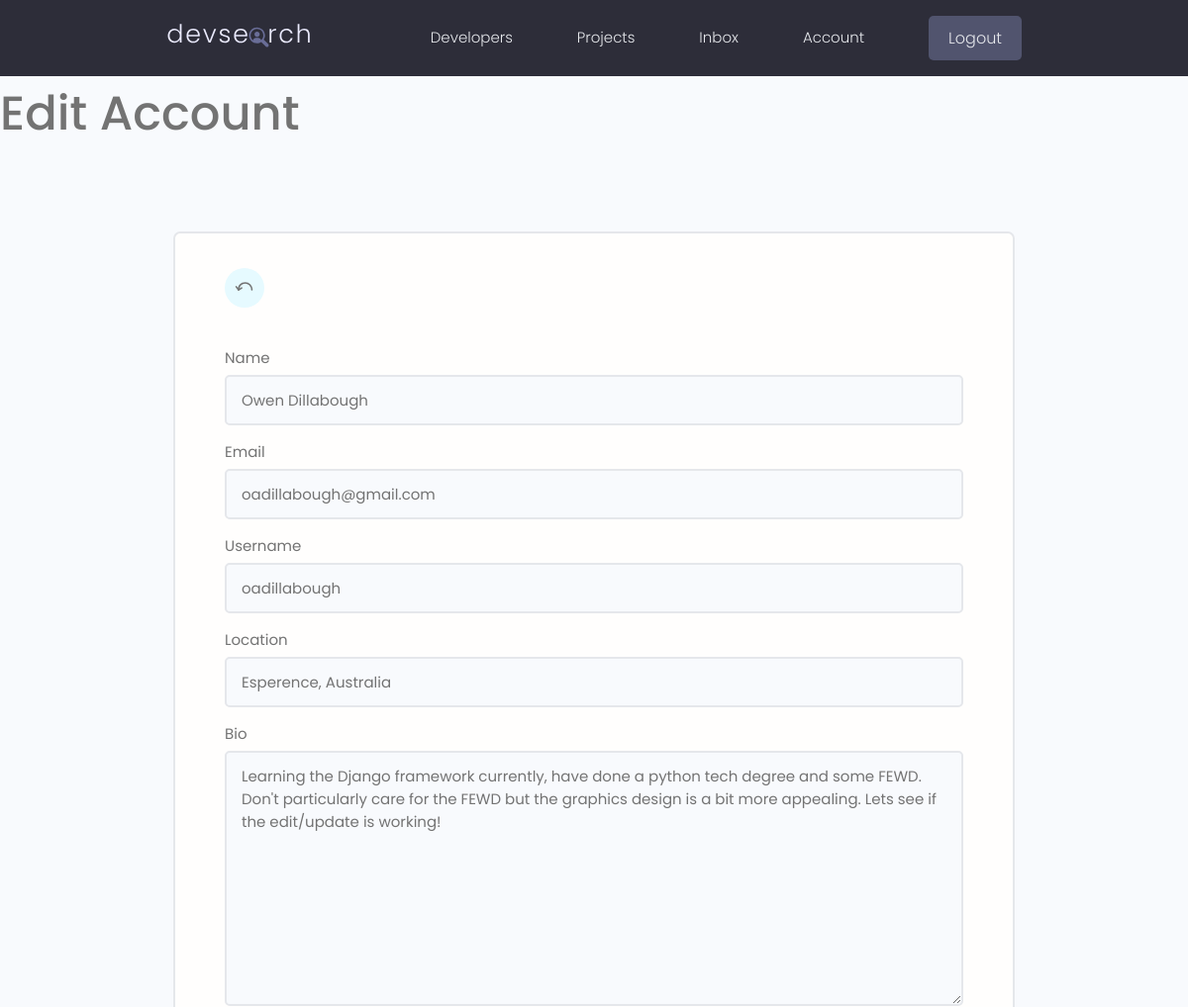
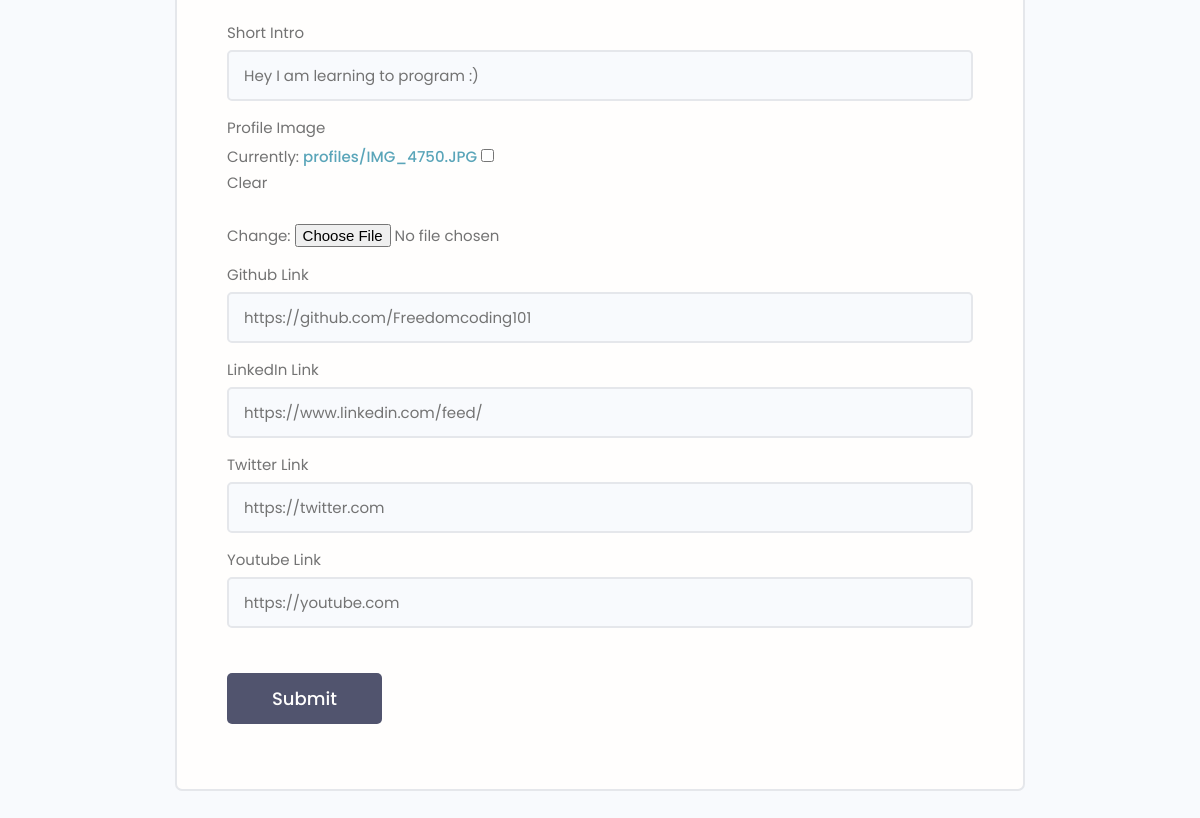
The page /edit_account/ (signed in) on the database its author committed (2 pictures, top to bottom).
### users/models.py (models this page shows, shortened)
class Profile(models.Model):
    user = models.OneToOneField(User, on_delete=models.CASCADE,
                                null=True, blank=True)
    name = models.CharField(max_length=200, blank=True, null=True)
    email = models.EmailField(max_length=500, blank=True, null=True)
    username = models.CharField(max_length=200, blank=True, null=True)
    location = models.CharField(max_length=200, blank=True, null=True)
    short_intro = models.CharField(max_length=500, blank=True, null=True)
    bio = models.TextField(blank=True, null=True)
    profile_image = models.ImageField(null=True, blank=True, upload_to='profiles/',
                                        default='profiles/user-default.png')
    social_github = models.CharField(max_length=200, blank=True, null=True)
    social_linkedin = models.CharField(max_length=200, blank=True, null=True)
    social_twitter = models.CharField(max_length=200, blank=True, null=True)
    social_youtube = models.CharField(max_length=200, blank=True, null=True)
    created = models.DateTimeField(auto_now_add=True)
    id = models.UUIDField(default=uuid.uuid4, unique=True,
                            primary_key=True, editable=False)

### users/views.py (the view)
# urls.py: path('edit_account/', views.editAccount, name='edit-account'),
@login_required(login_url='login')
def editAccount(request):
    profile = request.user.profile
    form = CustomProfileForm(instance = profile)
    if request.method == 'POST':
        form = CustomProfileForm(request.POST, request.FILES, instance = profile)
        if form.is_valid():
            form.save()
            return redirect('account')
    context={'form': form, 'profile': profile}
    return render(request, 'users/profile_form.html', context)

### users/forms.py
class CustomProfileForm(ModelForm):
    class Meta:
        model = Profile
        fields = ['name', 'email', 'username',
                'location', 'bio', 'short_intro', 'profile_image',
                'social_github', 'social_linkedin', 'social_twitter',
                'social_youtube']
        labels ={'name': 'Name', 'email': 'Email', 'username':'Username',
                'location': 'Location', 'bio': 'Bio', 'short_intro': 'Short Intro', 'profile_image': 'Profile Image',
                'social_github' :'Github Link', 'social_linkedin': 'LinkedIn Link', 'social_twitter' : 'Twitter Link', 'social_youtube': 'Youtube Link'}
    def __init__(self,*args, **kwargs):
        super(CustomProfileForm, self).__init__(*args, **kwargs)
        for name, field in self.fields.items():
            field.widget.attrs.update({'class': 'input'})

### users/templates/users/profile_form.html (shortened to what this page needs)
{% extends 'main.html' %}
{% block content %}
<h1> Edit Account</h1>
<body>
    <main class="formPage my-xl">
        <div class="content-box">
            <div class="formWrapper">
                <a class="backButton" href="{% url 'account' %}"><span class="icon-park-outline--back-one"></span></a>
                <br>
                <form method="POST" enctype="multipart/form-data" action ={% url 'edit-account' %}>
                    {% for field in form %}
                    <div class="form__field">
                        <label for="formInput#text">{{field.label}} </label>
                        {{field}}
                    </div>
                    {% endfor %}
                    <input class="btn btn--sub btn--lg  my-md" type="submit" value="Submit" />
            </div>
        </div>
    </main>
</body>
{% endblock %}

### static/styles/app.css (style rules this page uses)
:root { --color-sub: #2d2d39; }
.btn--sub { background-color: var(--color-sub-light); }
.content-box { width: 95%; max-width: 85rem; margin: 0 auto; }
.backButton { background: var(--color-main-light); color: var(--color-main); width: 4rem; height: 4rem; display: flex; align-items: center; justify-content: center; border-radius: 50%; }
.formPage .formWrapper { list-style: none; background: var(--color-white); padding: 3.5rem 5rem; border: 2px solid var(--color-light); border-radius: 0.7rem; }

### static/uikit/styles/modules/_variables.css (style rules this page uses)
:root { --color-main: #5aa5b9; --color-main-light: #e6faff; --color-sub: #3f4156; --color-sub-light: #51546e; --color-sub-lighter: #ededfd; --color-text: #737373; --color-gray: #8b8b8b; --color-light: #e5e7eb; --color-light-gray: #767676; --color-bg: #f8fafd; --color-white: #fffefd; --color-white-light: #f3f3f3; --color-success: #359e64; --color-success-bg: #def8e8; --color-error: #fc4b0b; --color-error-bg: #fff2ee; --font-base: 'Poppins', arial, helvetica, 'Segoe UI', roboto, ubuntu, sans-serif; --font-monospace: 'Fira Code', 'Courier New', courier, monospace; --font-regular: 300; --font-medium: 500; --font-bold: 700; --generic-shadow: 1px 1px 5px #00000010; --generic-transition: all 0.3s ease-in-out; }

### static/uikit/styles/modules/_base.css (style rules this page uses)
* { margin: 0; padding: 0; box-sizing: border-box; text-rendering: optimizeLegibility; color: inherit; font-size: inherit; }
html { font-size: 50%; }
@media only screen and (min-width: 480px) { html { font-size: 56.25%; } }
@media only screen and (min-width: 1200px) { html { font-size: 62.5%; } }
body { line-height: 1.6; font-weight: 400; font-size: 1.5rem; color: var(--color-text); background-color: var(--color-bg); min-height: 100vh; }

### static/uikit/styles/modules/_typography.css (style rules this page uses)
* { font-family: var(--font-base); }
h1 { font-size: 4.8rem; font-weight: var(--font-medium); }
p, span, strong { font-size: 1.6rem; color: var(--color-text); font-weight: var(--font-regular); }
a { padding-bottom: 2px; text-decoration: none; display: inline-block; color: var(--color-main); font-weight: var(--font-medium); }

### static/uikit/styles/modules/_utilities.css (style rules this page uses)
.my-md { margin: 3rem auto; }
.my-xl { margin: 8rem auto; }

### static/uikit/styles/modules/_button.css (style rules this page uses)
.btn { display: inline-block; position: relative; cursor: pointer; background-color: var(--color-light); font-weight: var(--font-medium); color: var(--color-sub); text-decoration: none; padding: 1rem 2rem; border-radius: 0.5rem; border: none; width: -webkit-fit-content; width: -moz-fit-content; width: fit-content; height: -webkit-fit-content; height: -moz-fit-content; height: fit-content; font-size: 1.6rem; outline-width: 0; outline-color: transparent; -webkit-backface-visibility: hidden; backface-visibility: hidden; transition: all 0.3s ease-in-out; }
.btn--sub { background-color: var(--color-sub); color: var(--color-white); }
.btn--lg { font-size: 1.8rem; padding: 1.2rem 4.5rem; }

### static/uikit/styles/modules/_form.css (style rules this page uses)
.form__field { margin-top: 1.5rem; margin-bottom: 1.5rem; }
.form__label, .form__field > label { display: block; margin-bottom: 0.5rem; color: var(--color-text); }
input.input[type='text'], input.input[type='email'], input.input[type='password'], input.input[type='number'], textarea.input { min-width: 24rem; width: 100%; padding: 1.2rem 1.5rem; border-radius: 0.5rem; border: 2px solid var(--color-light); transition: all 0.3s ease-in-out; background-color: var(--color-bg); }

### rows shown on the page
Profile: form "Owen Dillabough" "oadillabough@gmail.com" "oadillabough" "Esperence, Australia" "Learning the Django framework currently, have done a python tech degree and some FEWD. Don't particularly care for the FEWD but the graphics design is a bit more appealing. Lets see if the edit/update is working!" "Hey I am learning to program :)" "https://github.com/Freedomcoding101" "https://www.linkedin.com/feed/" "https://twitter.com" "https://youtube.com"

### other values the page prints
{{ field.label }} "Name" "Email" "Username" "Location" "Bio" "Short Intro" "Profile Image" "Github Link" "LinkedIn Link" "Twitter Link" "Youtube Link"
